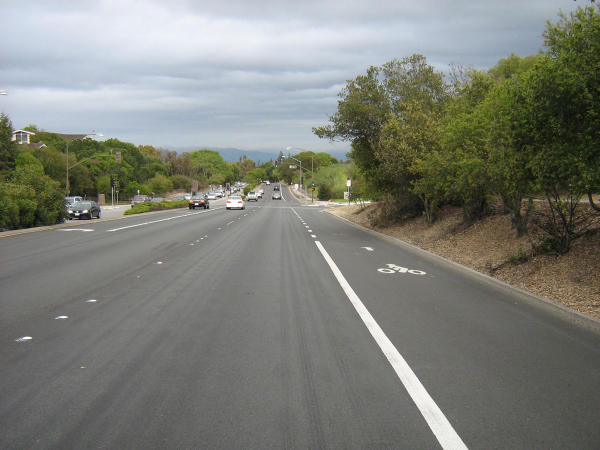
//> input picture images/1.jpg, 1200 x 900 px (shown at 1/2 size)
$ ./main images/1.jpg images/2.jpg   (built with g++ and OpenCV 4)
//> lines starting //> are read from the running program, lines starting //| are printed output that depends on the picture
### hough.hpp
//
//  hough.hpp
//  Hough
//
//  Created by fdoc on 2/2/16.
//  Copyright © 2016 wanlong. All rights reserved.
//

#ifndef hough_hpp
#define hough_hpp

#include <stdio.h>
#include <opencv2/opencv.hpp>

#endif /* hough_hpp */
using namespace cv;
class Hough
{
public:
    bool execute(const char* filePath, const char* outputFilePath, bool bMarkExtend,int threshold = 100, int thetaMin = 0, int  thetaMax = 179);
    Hough();
    ~Hough(){}

private:
    bool prepareData(Mat& img_orig, Mat& img_edge, const char* filePath);
    bool transform(cv::Mat& img_edge, std::vector<std::vector<int>>& accumulator);
    void backMapping(Mat& img, Mat& imgOut, std::vector<std::vector<int>>& accumulator, bool bMarkExtend);
    void findLocalMaxima(std::vector<std::vector<int>>& vec2d, int radiusX, int radiusY);
    void displayMat(Mat& mat);

private:
    int mShowWindowIndex;
    int mWidth;
    int mHeight;
    int mDiagonal;
    double sinVals[180];
    double cosVals[180];
    int mThetaMin;
    int mThetaMax;
    int mThreshold;
};

### hough.cpp
//
//  hough.cpp
//  Hough
//
//  Copyright © 2016 wanlong. All rights reserved.
//


#include "hough.hpp"
#include <math.h>
Hough::Hough()
:mShowWindowIndex(0),mWidth(0),mHeight(0),mDiagonal(0)
{
    //prepare sin(), cos() calculations
    const double D2R = M_PI / 180;
    for (int d = 0; d < 180; ++d)
    {
        sinVals[d] = sin(d * D2R);
        cosVals[d] = cos(d * D2R);
    }
}

//output a Mat of edge image
bool Hough::prepareData(cv::Mat& img_orig, cv::Mat& img_edge, const char* filePath)
{
    img_orig = imread(filePath, CV_LOAD_IMAGE_COLOR);
    if (!img_orig.data)
        return false;

    Mat img_blur;
    blur(img_orig, img_blur, Size(5 ,5));
    if (!img_blur.data)
        return false;

    Canny(img_blur, img_edge, 100, 150, 3);
    if (!img_edge.data)
        return false;

    return true;
}

//accumulator: (theta, rho) where 0<=theta<=180, and -1*diagonal<=rho<=diagonal
//              and diagonal=sqrt(width^2+height^2)
bool Hough::transform(cv::Mat& img_edge, std::vector<std::vector<int>>& accumulator)
{
    uchar* data = img_edge.data;
    if (!data)
        return false;

    //r = x*cos + y*sin
    for (int y = 0; y < mHeight; ++y)
    {
        for (int x = 0; x < mWidth; ++x)
        {
            if (data[y * mWidth + x] > 250)
            {
                for (int k = 0; k < mThetaMax - mThetaMin + 1; ++k)
                {
                    int rho = (int)round(x * cosVals[k + mThetaMin] + y * sinVals[k + mThetaMin]);
                    rho += mDiagonal; //shift upwards
                    ++accumulator[rho][k];
                }
            }
        }
    }

    // --------Check data integrity---------
    int count = 0;
    int total = 0;
    int over100 = 0;
    int max = 0;
    size_t cols = accumulator[0].size();
    for (auto itr = accumulator.begin(); itr != accumulator.end(); itr++)
    {
        assert(cols == itr->size());
        for (auto itr2 = itr->begin(); itr2 != itr->end(); itr2++)
        {
            ++count;
            total += *itr2;
            if (*itr2 > 100) ++over100;
            max = *itr2 > max ? *itr2 : max;
        }
    }
    //Mat matHough(accumulator, true);
    cv::Mat matHough((int)accumulator.size(), (int)accumulator[0].size(), CV_8UC1);

    //risk of overflow
    for (size_t i = 0; i < accumulator.size(); i++)
    {
        for (size_t j = 0; j < accumulator[0].size(); j++)
        {
            matHough.at<uchar>((int)i,(int)j) = /*using white background after normalization*/
                255 - (double)accumulator[i][j] / max * 255;
        }
    }
    //
    //displayMat(matHough);
    //----------End check---------------

    return true;
}

void Hough::backMapping(cv::Mat& img, cv::Mat& imgOut, std::vector<std::vector<int>>& accumulator, bool bMarkExtend)
{
    //convert for color marking
    cv::cvtColor(img, imgOut, CV_GRAY2BGR);
    //img.copyTo(imgOut);

    findLocalMaxima(accumulator, 10, 20);

    if (!bMarkExtend)
    {
        //mapping back to points in image
        std::vector<std::pair<int, int>> accus; //<r, t>
        int r = 0;
        for (auto itr = accumulator.begin(); itr != accumulator.end(); itr++, r++)
        {
            int t = mThetaMin;
            for (auto itr2 = itr->begin(); itr2 != itr->end(); itr2++, t++)
            {
                if (*itr2 > mThreshold)
                {
                    accus.push_back(std::pair<int, int>(r - mDiagonal, t));
                }
            }
        }

        uchar* data = img.data;
        for (int y = 0; y < mHeight; ++y)
        {
            for (int x = 0; x < mWidth; ++x)
            {
                if (data[y * mWidth + x] > 250)
                {
                    for (auto itr = accus.begin(); itr != accus.end(); itr++)
                    {
                        if (itr->first == (int)round(x * cosVals[itr->second] + y * sinVals[itr->second]))
                        {
                            cv::circle(imgOut, cv::Point(x, y), 1, Scalar(0,255,0));
                        }
                    }
                }
            }
        }
    }
    else
    {
        //drawing lines
        int r = 0;
        for (auto itr = accumulator.begin(); itr != accumulator.end(); itr++, r++)
        {
            int t = mThetaMin;
            for (auto itr2 = itr->begin(); itr2 != itr->end(); itr2++, t++)
            {
                if (*itr2 > mThreshold)
                {
                    double cos_t = cosVals[t], sin_t = sinVals[t];
                    double x0 = (r - mDiagonal) * cos_t, y0 = (r - mDiagonal) * sin_t;
                    double alpha = 5000;

                    Point pt1(cvRound(x0 + alpha*(-sin_t)), cvRound(y0 + alpha*cos_t));
                    Point pt2(cvRound(x0 - alpha*(-sin_t)), cvRound(y0 - alpha*cos_t));

                    line(imgOut, pt1, pt2, Scalar(0,255,0), 1, LINE_AA);
                }
            }
        }
    }
}

void Hough::findLocalMaxima(std::vector<std::vector<int>>& vec2d, int radiusX, int radiusY)
{
    int h = (int)vec2d.size();
    for (int y = 0; y < h; y += radiusY)
    {
        int w = (int)vec2d[y].size();
        for (int x = 0; x < w; x += radiusX)
        {
            int maxVal = 0;
            int maxX = 0;
            int maxY = 0;
            for (int dy = -1 * radiusY; dy <= radiusY; ++dy)
            {
                for (int dx = -1 * radiusX; dx <= radiusX; ++dx)
                {
                    if (y + dy >= 0 && y + dy < h && x + dx >= 0 && x + dx < w)
                    {
                        //std::string s = "(" + std::to_string(y+dy) + "," + std::to_string(x+dx) +")";
                        //std::cout << s <<std::endl;
                        if (vec2d[y + dy][x + dx] > maxVal)
                        {
                            vec2d[maxY][maxX] = -1;
                            maxY = y + dy;
                            maxX = x + dx;
                            maxVal = vec2d[y + dy][x + dx];
                        }
                        else
                        {
                            vec2d[y + dy][x + dx] = -1;
                        }
                    }
                }
            }
        }
    }

    // --------Check data integrity---------
    int count = 0;
    int total = 0;
    int over100 = 0;
    int max = 0;
    size_t cols = vec2d[0].size();
    for (auto itr = vec2d.begin(); itr != vec2d.end(); itr++)
    {
        assert(cols == itr->size());
        for (auto itr2 = itr->begin(); itr2 != itr->end(); itr2++)
        {
            ++count;
            total += *itr2;
            if (*itr2 > 100) ++over100;
            max = *itr2 > max ? *itr2 : max;
        }
    }

}

bool Hough::execute(const char* filePath, const char* outputFilePath,  bool bMarkExtend, int threshold, int thetaMin, int  thetaMax)
{
    if (thetaMin < 0 || thetaMax > 179 || thetaMax < thetaMin)
        return false;

    mThetaMax = thetaMax;
    mThetaMin = thetaMin;
    mThreshold = threshold;

    Mat img_orig, img_edge;
    if (!prepareData(img_orig, img_edge, filePath))
        return false;

    mWidth = img_edge.cols;
    mHeight = img_edge.rows;
    mDiagonal = ceil(sqrt(mWidth * mWidth + mHeight * mHeight));

    //init an accumulator
    std::vector<std::vector<int>> accu(2 * mDiagonal);
    for (auto itr = accu.begin(); itr != accu.end(); itr++)
    {
        *itr = std::vector<int>(mThetaMax - mThetaMin + 1);
        for (auto itr2 = itr->begin(); itr2 != itr->end(); itr2++)
        {
            *itr2 = 0;
        }
    }
    if (!transform(img_edge, accu))
        return false;

    //displayMat(img_edge);
    cv::Mat img_marked;
    backMapping(img_edge, img_marked, accu, bMarkExtend);
    //displayMat(img_marked);

    cv::imwrite(outputFilePath, img_marked);

    return true;
}


//show Mat as image in a window
// [6 lines left out: function displayMat, not called in this run]

### main.cpp
//
//  main.cpp
//  Hough
//
//  Copyright © 2016 wanlong. All rights reserved.
//

#include <iostream>
#include "hough.hpp"

using namespace cv;

int sThreshold = 100;
int sThetaMin = 0;
int sThetaMax = 179;
int sExtendingLine = 0;
const char* sInputFilePath = "";
const char* sOutputFilePath = "";

void doHoughTransformAndShowResult();

void onTrackbarChanged(int newVal,void* data)
{
    int trackbarCode = *((int*)data);
    switch (trackbarCode) {
        case 0:
            sThreshold = newVal;
            break;
        case 1:
            sThetaMin = newVal;
            break;
        case 2:
            sThetaMax = newVal;
            break;
        case 3:
            sExtendingLine = newVal;
            break;
        default:
            assert(false);
            return;
    }

    doHoughTransformAndShowResult();
}

void displayResult(const char* resultFilePath, int thresholdVal, int thetaLowVal, int thetaHighVal, int isExtendingLine)
{
    cv::Mat mat = cv::imread(resultFilePath);

    if (!mat.data)
    {
        std::cout << "Image Not Found.." << std::endl;
        return;
    }

    std::string windowName = "output_image";
    int trackbar1 = 0;
    int trackbar2 = 1;
    int trackbar3 = 2;
    int trackbar4 = 3;
    cv::namedWindow(windowName, CV_WINDOW_AUTOSIZE);
    cv::createTrackbar("Threshold:", windowName, &thresholdVal, 1000, onTrackbarChanged, &trackbar1);
    cv::createTrackbar("Theta-Low:", windowName, &thetaLowVal, 179, onTrackbarChanged, &trackbar2);
    cv::createTrackbar("Theta-High:", windowName, &thetaHighVal, 179, onTrackbarChanged, &trackbar3);
    cv::createTrackbar("Mode:", windowName, &isExtendingLine, 1, onTrackbarChanged, &trackbar4);

    imshow(windowName, mat);

    waitKey(0);
    destroyAllWindows();
}

void doHoughTransformAndShowResult()
{
    Hough hough;
    if (sThreshold > 0 && hough.execute(sInputFilePath, sOutputFilePath, sExtendingLine, sThreshold, sThetaMin, sThetaMax))
//> in prepareData, img_orig is the input picture: 900 rows x 1200 cols, CV_8UC3; mean B, G, R 119.5, 127.5, 125.1
//> in prepareData, `Canny(img_blur, img_edge, 100, 150, 3);`:
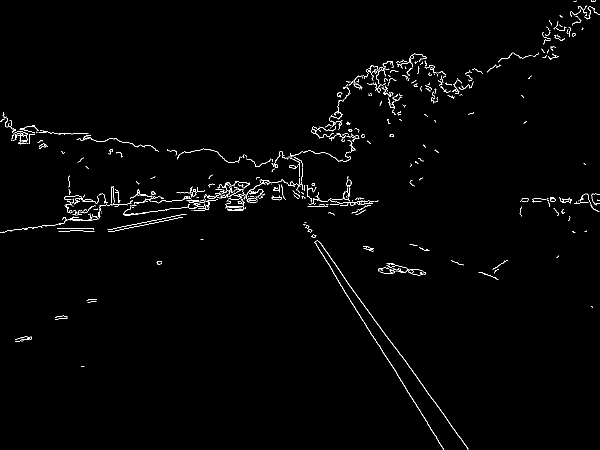
//> img_edge: 900 rows x 1200 cols, CV_8UC1 (shown at 1/2 size); 1.2% white in thin lines or dots
//> after the loop in transform, `for (int y = 0; y < mHeight; ++y)`: accumulator = 3000 items
//> in transform, `size_t cols = accumulator[0].size();`: cols = 180
//> the loop in transform, `for (auto itr = accumulator.begin(); itr != accumulator.end(); itr++)` made 3000 passes
//> count on passes 1 to 3: 180, 360, 540
//> after the loop in transform, `for (auto itr = accumulator.begin(); itr != accumulator.end(); itr++)`: count = 540000; total = 2332260; over100 = 86; max = 322
//> in transform, `cv::Mat matHough((int)accumulator.size(), (int)accumulator[0].size(), ..`: matHough: 3000 rows x 180 cols, CV_8UC1; every value is 0
//> after the loop in transform, `for (size_t i = 0; i < accumulator.size(); i++)`:
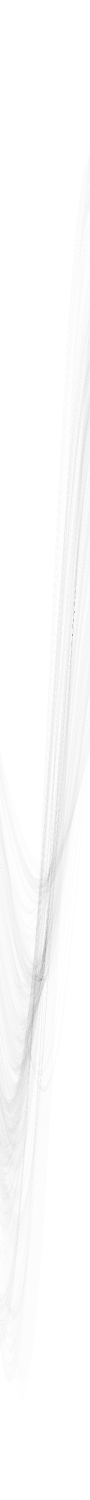
//> matHough: 3000 rows x 180 cols, CV_8UC1 (shown at 1/2 size); min 0, max 255, mean 251.4
//> in backMapping, `cv::cvtColor(img, imgOut, CV_GRAY2BGR);`: imgOut: 900 rows x 1200 cols, CV_8UC3; 1.2% white in thin lines or dots
//> after the loop in backMapping, `for (int y = 0; y < mHeight; ++y)`:
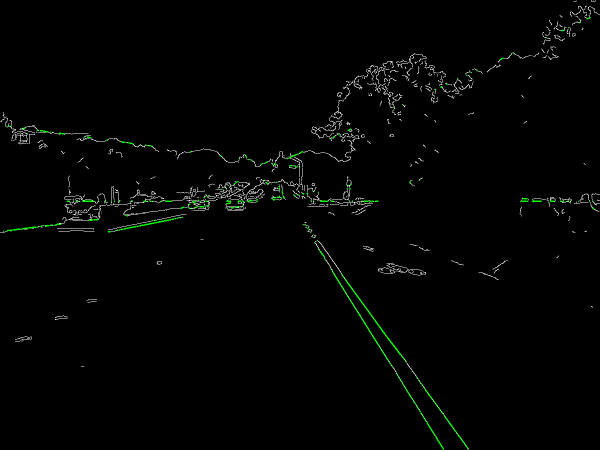
//> imgOut: 900 rows x 1200 cols, CV_8UC3 (shown at 1/2 size); mean B, G, R 2.6, 3.6, 2.6
    {
        displayResult(sOutputFilePath, sThreshold, sThetaMin, sThetaMax, sExtendingLine);
//> the loop in transform (call 2), `for (auto itr = accumulator.begin(); itr != accumulator.end(); itr++)` made 3000 passes
    }
    else
    {
        displayResult(sInputFilePath, sThreshold, sThetaMin, sThetaMax, sExtendingLine);
    }
}

int main(int argc, const char * argv[])
{
    std::cout << "Using opencv version " << CV_VERSION <<"\n";

    sInputFilePath = argv[1];
    sOutputFilePath = argv[2];
    doHoughTransformAndShowResult();

    return 0;
}

$ run again, on images/3.jpg
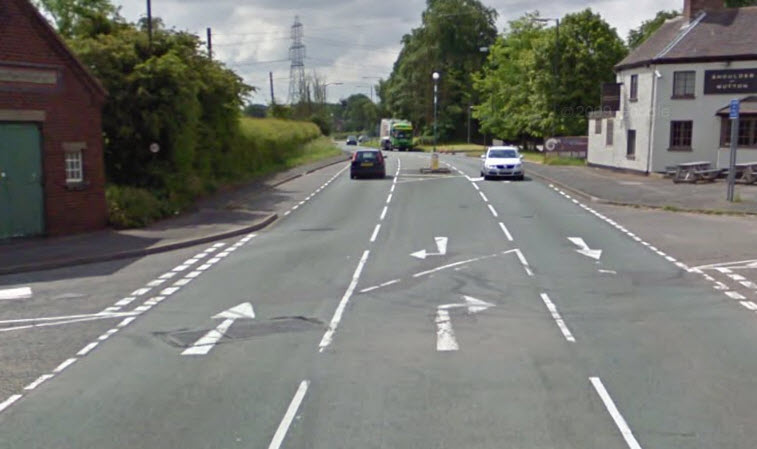
//> input picture images/3.jpg, 757 x 449 px
//> in prepareData, img_orig is the input picture: 449 rows x 757 cols, CV_8UC3; mean B, G, R 114.1, 119.8, 118.5
//> in prepareData, `Canny(img_blur, img_edge, 100, 150, 3);`:
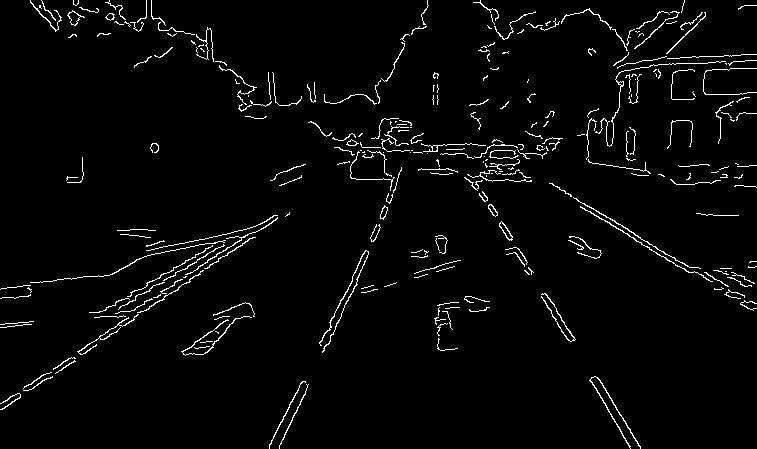
//> img_edge: 449 rows x 757 cols, CV_8UC1; 2.9% white in thin lines or dots
//> after the loop in transform, `for (int y = 0; y < mHeight; ++y)`: accumulator = 1762 items
//> in transform, `size_t cols = accumulator[0].size();`: cols = 180
//> the loop in transform, `for (auto itr = accumulator.begin(); itr != accumulator.end(); itr++)` made 1762 passes
//> count on passes 1 to 3: 180, 360, 540
//> after the loop in transform, `for (auto itr = accumulator.begin(); itr != accumulator.end(); itr++)`: count = 317160; total = 1774080; over100 = 30; max = 177
//> img_edge: 449 rows x 757 cols, CV_8UC1; 5.3% white in thin lines or dots
//> the loop in transform (call 2), `for (auto itr = accumulator.begin(); itr != accumulator.end(); itr++)` made 1762 passes
//> in displayResult (call 2), `cv::Mat mat = cv::imread(resultFilePath);`:
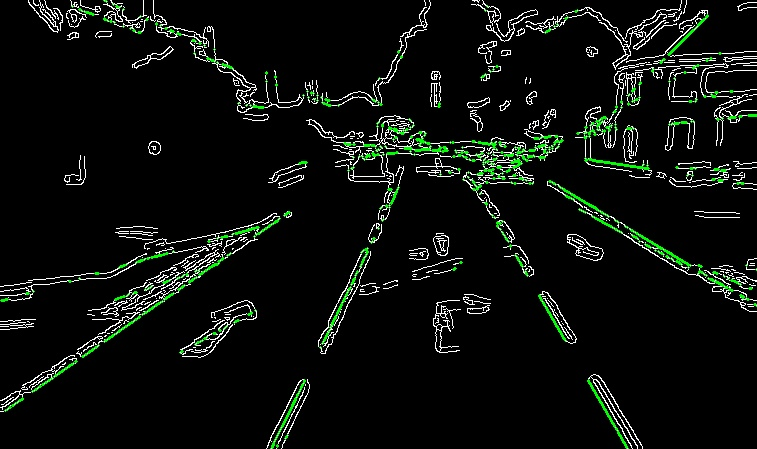
//> mat: 449 rows x 757 cols, CV_8UC3; mean B, G, R 12.7, 16.2, 12.7
